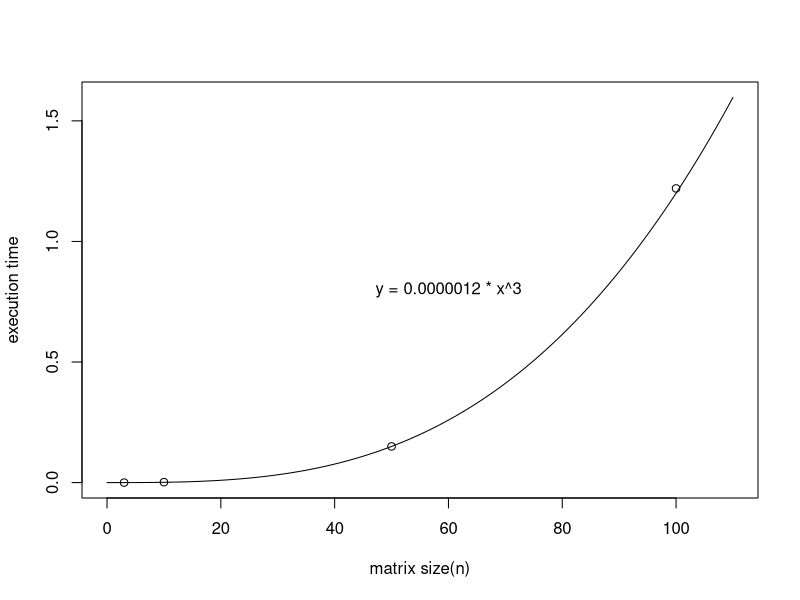
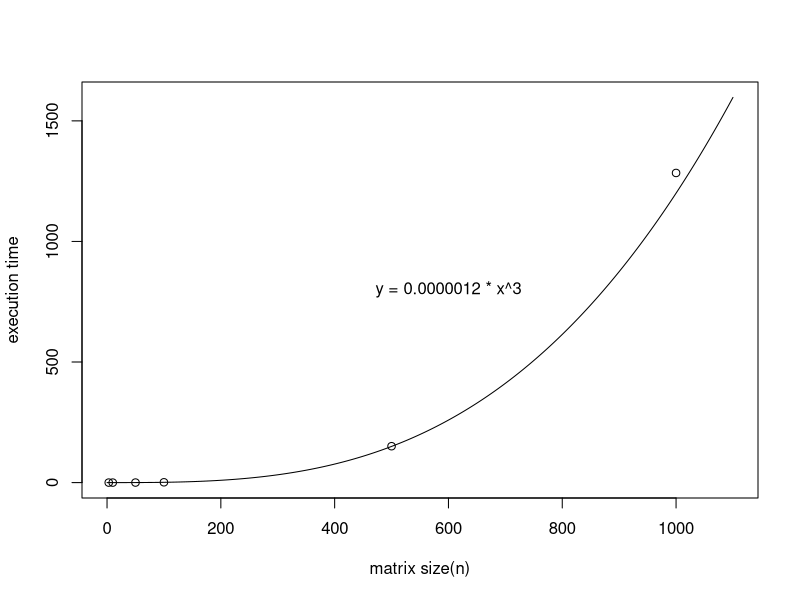

Write R code to recreate these figures, in order.
## ---- chunk 1
knitr::opts_chunk$set(echo = TRUE)
## ---- chunk 2
x <- 0:110
plot(x, (x^3)*0.0000012, type = 'l', lwd = 1, xlab="matrix size(n)", ylab="execution time")

points(3, 0.000055)
points(10, 0.001715)
points(50, 0.149971)
points(100, 1.219841)

text(60, 0.8, labels = "y = 0.0000012 * x^3")

## ---- chunk 3
x <- 0:1100
plot(x, (x^3)*0.0000012, type = 'l', lwd = 1, xlab="matrix size(n)", ylab="execution time")

points(3, 0.000055)
points(10, 0.001715)
points(50, 0.149971)
points(100, 1.219841)
points(500, 150.851577)
points(1000, 1283.936824)

text(600, 800, labels = "y = 0.0000012 * x^3")

